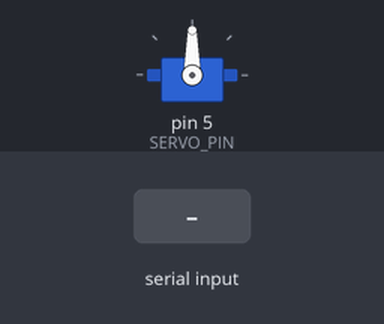
Bench run of a program on a simulated Arduino Uno, built with avr-gcc and run on an emulated ATmega328P. On the bench: servo. The inputs (shaded band) are chosen by the test bench. What the program prints to the serial monitor is not drawn.

Above: at 1.3 s.
1.4 s: "90,45\n" received over Serial
At 2.4 s:
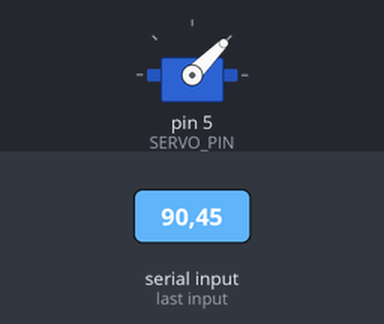
2.9 s: "30,150\n" received over Serial
At 3.6 s:
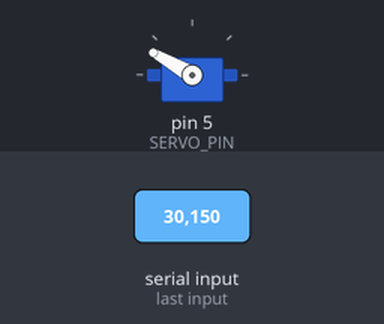
4.4 s: "5\n" received over Serial
At 5.6 s:
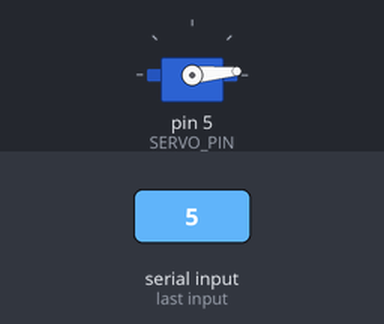
5.9 s: "90\n" received over Serial
At 6.9 s:
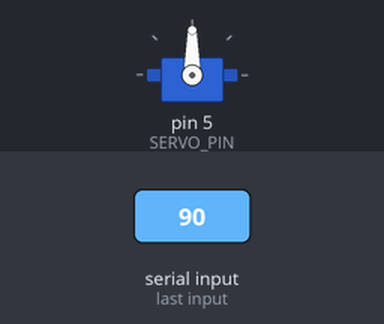
Timing chart, 0 to 8.4 s (numbered marks = the images above; inputs shaded):
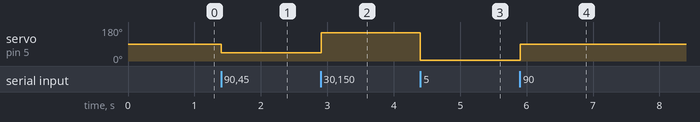

Measured:
- after the input at 1.4 s, servo on pin 5 (SERVO_PIN): 90° → 45° at once
- after the input at 2.9 s, servo on pin 5 (SERVO_PIN): 45° → 150° at once
- after the input at 4.4 s, servo on pin 5 (SERVO_PIN): 150° → 5° at once
- after the input at 5.9 s, servo on pin 5 (SERVO_PIN): 5° → 90° at once

The program:

main.cpp
```cpp
/**
 * @file ServoControl_SerialFunctions.ino
 * @brief Керування сервоприводом через введення кута з монітора порту (Serial Monitor).
 *
 * Програма дозволяє користувачу вводити кут повороту сервоприводу (0–180°)
 * через монітор порту Arduino IDE. Зчитане значення передається сервоприводу,
 * який повертається на вказаний кут.
 *
 * Всі операції введення/виведення через Serial винесено в окремі функції:
 * - ShowInstructions() — показує користувачу інструкцію;
 * - ReadAngleFromSerial() — зчитує введений кут;
 * - PrintAngleFeedback() — виводить результат виконаної дії;
 * - PrintErrorMessage() — повідомляє про помилку введення.
 *
 * Підключення сервоприводу:
 * - Сигнальний провід → D5
 * - Живлення (червоний) → 5V
 * - GND (чорний або коричневий) → GND
 *
 * @author
 *  Дмитро Агеєв
 * @date
 *  07.10.2025
 */

#include <Arduino.h>
#include <Servo.h>

// === Константи ===
/**
 * @brief Пін для підключення сигнального проводу сервоприводу.
 */
const int SERVO_PIN = 5;

/**
 * @brief Межі дозволених значень кута сервоприводу.
 */
const int MIN_ANGLE = 0;
const int MAX_ANGLE = 180;

// === Глобальні змінні ===
Servo myServo;          ///< Об’єкт для керування сервоприводом
int currentAngle = 90;  ///< Поточний кут повороту сервоприводу

// === Прототипи функцій ===
void ShowInstructions();                          // Виводить інструкції у Serial Monitor
int ReadAngleFromSerial();                        // Зчитує кут, введений користувачем
void PrintAngleFeedback(int angle);               // Виводить повідомлення про успішний поворот
void PrintErrorMessage(int angle);                // Повідомляє про помилку
void ClearSerialBuffer();                         // Очищає буфер Serial
void MoveServoToAngle(int angle);                 // Повертає серво на вказаний кут


// === Функція setup() ===
/**
 * @brief Ініціалізує серійний порт, сервопривід і виводить інструкції для користувача.
 */
void setup()
{
  Serial.begin(9600);       // Запуск серійного з’єднання
  myServo.attach(SERVO_PIN); // Прив’язка серво до піна
  myServo.write(currentAngle); // Початковий кут (90°)
  ShowInstructions();        // Виведення інструкцій
}

// === Функція loop() ===
/**
 * @brief Основний цикл: зчитує введення користувача і повертає серво на заданий кут.
 */
void loop()
{
  int angle = ReadAngleFromSerial(); // Зчитування кута з монітора

  if (angle >= 0) // Якщо користувач ввів дані
  {
    if (angle >= MIN_ANGLE && angle <= MAX_ANGLE)
    {
      MoveServoToAngle(angle);
      PrintAngleFeedback(angle);
    }
    else
    {
      PrintErrorMessage(angle);
    }
  }
}

/**
 * @brief Виводить інструкцію для користувача у Serial Monitor.
 */
void ShowInstructions()
{
  Serial.println("=== Керування сервоприводом через Serial Monitor ===");
  Serial.println("Введіть кут у межах від 0 до 180 градусів і натисніть Enter.");
  Serial.println("Приклад: 45");
  Serial.println("-------------------------------------------\n");
}

/**
 * @brief Зчитує введений користувачем кут із монітора порту.
 *
 * Функція чекає, поки у буфері Serial з’являться дані,
 * потім зчитує ціле число (int) і очищає буфер.
 *
 * @return Введений користувачем кут (0–180), або -1, якщо даних немає.
 */
int ReadAngleFromSerial()
{
  if (Serial.available() > 0)
  {
    int value = Serial.parseInt(); // Зчитування числа
    ClearSerialBuffer();           // Очищення буфера після читання
    return value;
  }
  return -1; // Немає даних
}

/**
 * @brief Виводить повідомлення про успішний поворот серво.
 *
 * @param angle Новий кут сервоприводу.
 */
void PrintAngleFeedback(int angle)
{
  Serial.print("✅ Серво повернуто на кут: ");
  Serial.print(angle);
  Serial.println("°\n");
}

/**
 * @brief Виводить повідомлення про помилку при некоректному введенні кута.
 *
 * @param angle Значення, яке ввів користувач.
 */
void PrintErrorMessage(int angle)
{
  Serial.print("⚠️  Помилка: значення ");
  Serial.print(angle);
  Serial.print(" виходить за межі ");
  Serial.print(MIN_ANGLE);
  Serial.print("–");
  Serial.print(MAX_ANGLE);
  Serial.println("°.\n");
}

/**
 * @brief Очищає буфер Serial після зчитування введення.
 */
void ClearSerialBuffer()
{
  while (Serial.available() > 0)
  {
    Serial.read();
  }
}

/**
 * @brief Повертає сервопривід на вказаний кут і зберігає його.
 *
 * @param angle Кут повороту (0–180 градусів).
 */
void MoveServoToAngle(int angle)
{
  currentAngle = angle; // Збереження нового кута
  myServo.write(currentAngle);
}
```
